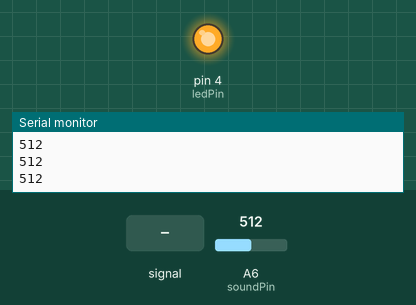
A program run on a simulated Arduino Nano, built with avr-gcc and run on an emulated ATmega328P. Parts: output pins drawn as LEDs (lit = HIGH), the last lines printed to the serial monitor. The test bench sets the inputs (shaded band); at power-on: A6 (soundPin) = 512.

Above: at 1.2 s.
1.3 s: A6 (soundPin) fed a 200 Hz sine of ±255 counts around its level
4.3 s: A6 (soundPin) set to 390
At 5.5 s:
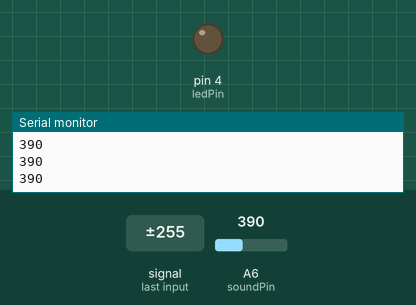
5.8 s: A6 (soundPin) set to 418
At 6.3 s:
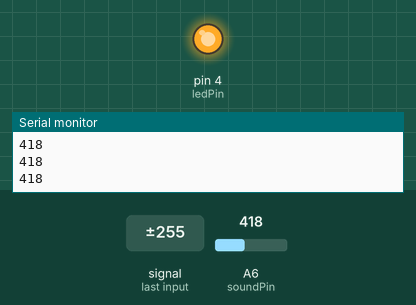
7.3 s: A6 (soundPin) set to 306
At 7.6 s:
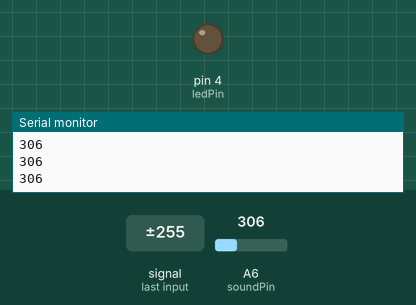
Timing chart, 0 to 9.8 s (numbered marks = the images above; inputs shaded):
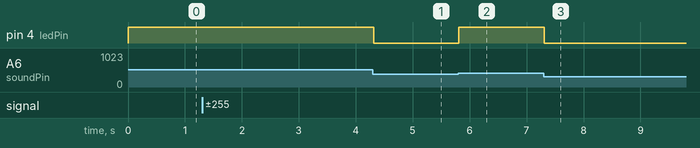

The program:

main.cpp
```cpp
#include <Arduino.h>

//Sound Control Light
int soundPin = A6; // Analog sound sensor is to be attached to analog
int ledPin = 4; // Digital LED is to be attached to digital
void setup() {
  pinMode(ledPin, OUTPUT);
  pinMode(soundPin, INPUT);
  Serial.begin(9600);
}
void loop(){
  int soundState = analogRead(soundPin); // Read sound sensor’s value
  Serial.println(soundState);
  // if the sound sensor’s value is greater than 400, the light will be on.
  //Otherwise, the light will be turned off
  if (soundState > 400) {
    digitalWrite(ledPin, HIGH);
    delay(100);
  }else{
    digitalWrite(ledPin, LOW);
  }
}
```

Measured:
- the behaviour switches between 400 and 401 on A6 (soundPin) (found by bisection; images 1 and 2)
- after the input at 4.3 s, pin 4 (ledPin): HIGH → LOW at once
- after the input at 5.8 s, pin 4 (ledPin): LOW → HIGH at once
- after the input at 7.3 s, pin 4 (ledPin): HIGH → LOW at once
